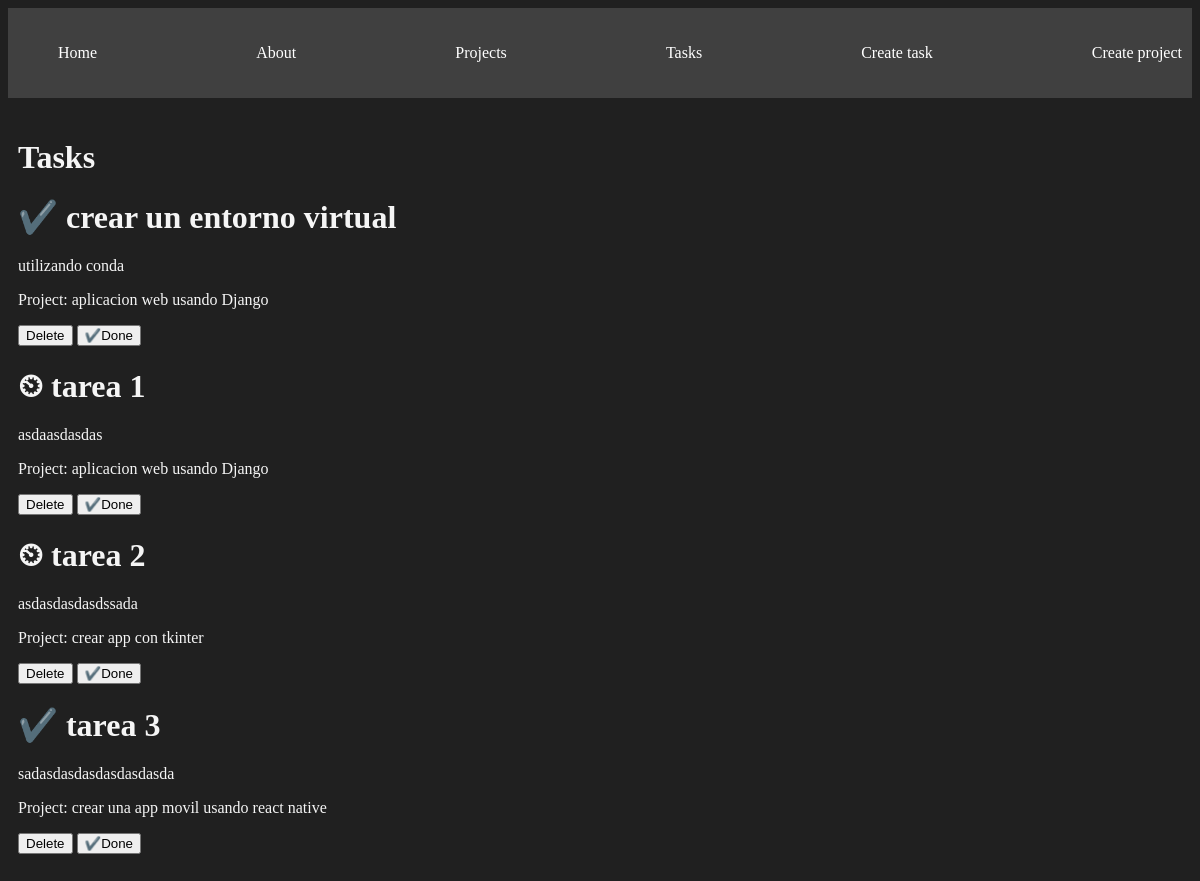
Page /tasks/ on the earlier database version.
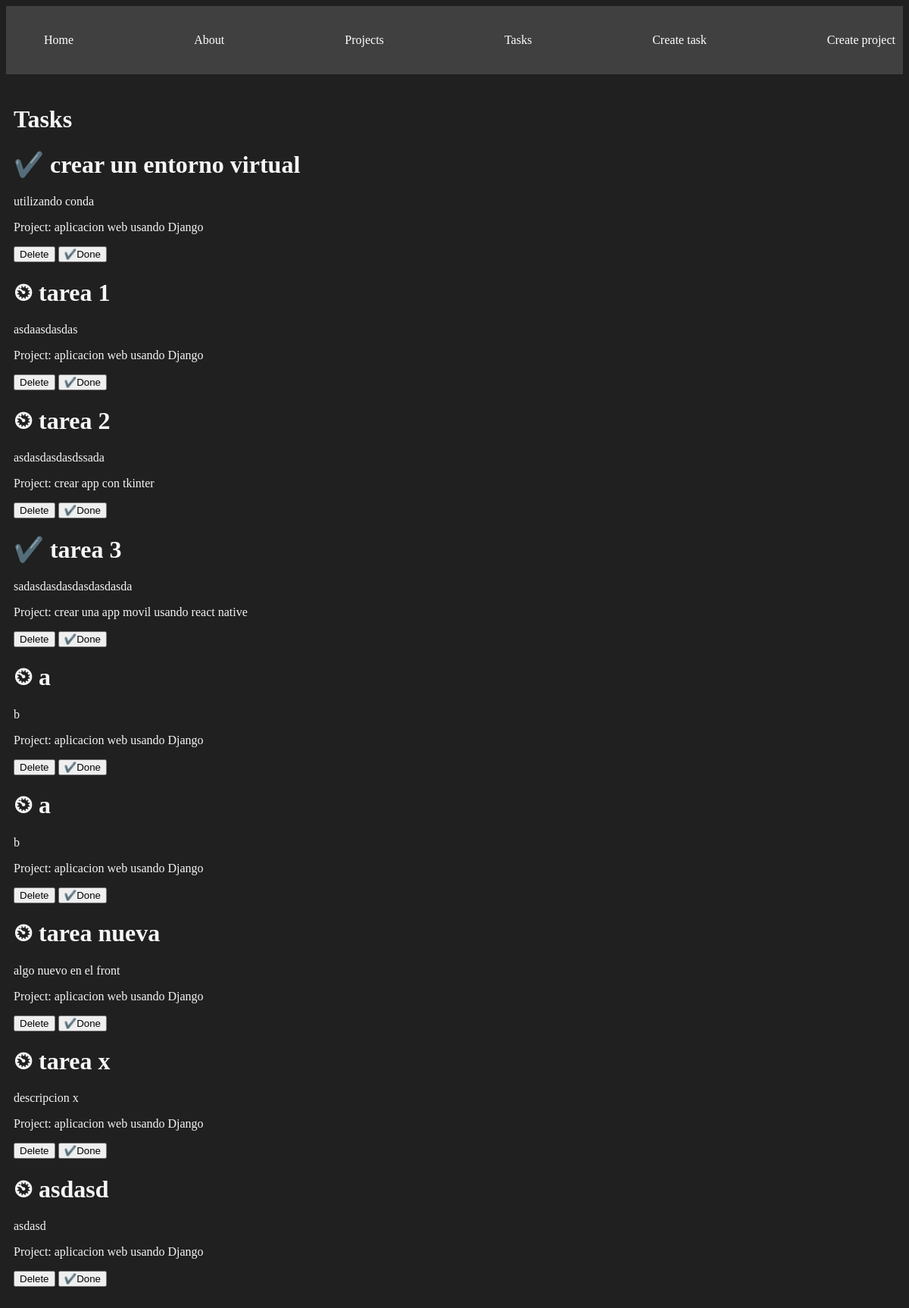
Same page on the later database version.
### myapp/models.py (models this page shows, shortened)
class Task(models.Model):
    title = models.CharField(max_length=200)
    description = models.TextField()
    project = models.ForeignKey(Project, on_delete=models.CASCADE)
    done = models.BooleanField(default = False)

class Project(models.Model):
    name = models.CharField(max_length=200)

### myapp/views.py (the view)
# urls.py: path('tasks/', tasks, name = "tasks"),
def tasks(request):
    tasks = Task.objects.all()
    return render(request, "tasks/tasks.html", {'tasks': tasks})

### myapp/templates/tasks/tasks.html
{% extends 'layouts/base.html' %}
{% block content %}
<h1>Tasks</h1>
{% for task in tasks %}
<div>
    <h1>{% if task.done == False %}⏲{% else %}✔️{% endif %} {{ task.title }}</h1>
    <p>{{ task.description }}</p>
    <p>Project: {{ task.project.name }}</p>
    <button>Delete</button>
    <button>✔️Done</button>
</div>
{% endfor %}
{% endblock %}

### myapp/templates/layouts/base.html (shortened to what this page needs)
{% load static %}
<!DOCTYPE html>
<html lang="en">
  <head>
    <link rel="stylesheet" href="{% static 'styles/main.css' %}" />
  </head>
  <body>
    <nav class="navbar container">
      <ul>
        <li>
          <a href="{% url 'index' %}">Home</a>
        </li>
        <li>
          <a href="{% url 'about' %}">About</a>
        </li>
        <li>
          <a href="{% url 'projects' %}">Projects</a>
        </li>
        <li>
          <a href="{% url 'tasks' %}">Tasks</a>
        </li>
        <li>
          <a href="{% url 'create_task' %}">Create task</a>
        </li>
        <li>
          <a href="{% url 'create_project' %}">Create project</a>
        </li>
      </ul>
    </nav>
    <main class="container">
      {% block content %}
      {% endblock %}
    </main>
  </body>
</html>

### myapp/static/styles/main.css (style rules this page uses)
body { background: #202020; color: whitesmoke; }
.navbar { background: #404040; padding: 5px 0; }
.navbar ul { display: flex; justify-content: space-between; }
.navbar ul li { list-style: none; }
.navbar ul li a { color: white; text-decoration: none; }
.container { max-width: 1200px; margin: auto; padding: 20px 10px; }

Differences in the rows shown:
added Task: title "a", description "b", project.name "aplicacion web usando Django"
added Task: title "a", description "b", project.name "aplicacion web usando Django"
added Task: title "tarea nueva", description "algo nuevo en el front", project.name "aplicacion web usando Django"
added Task: title "tarea x", description "descripcion x", project.name "aplicacion web usando Django"
added Task: title "asdasd", description "asdasd", project.name "aplicacion web usando Django"
